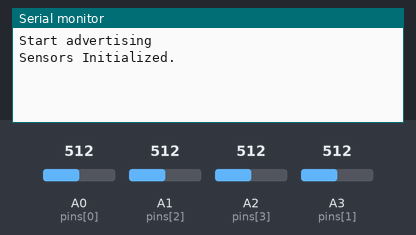
Recording of a sketch running on a simulated nRF52 board. Parts: the last lines printed to the serial monitor. Inputs (shaded band) come from the test bench; at power-on: A0 (pins[0]) = 512, A1 (pins[2]) = 512, A2 (pins[3]) = 512, A3 (pins[1]) = 512 (analog values on the 0–1023 scale). A phone connects over Bluetooth LE 3 s after start.

Above: at 1.2 s.
1.3 s: A0 (pins[0]) set to 716
At 3.4 s:
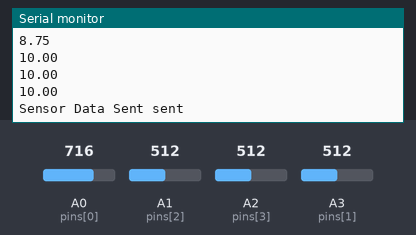
4.3 s: A1 (pins[2]) set to 306
At 4.9 s:
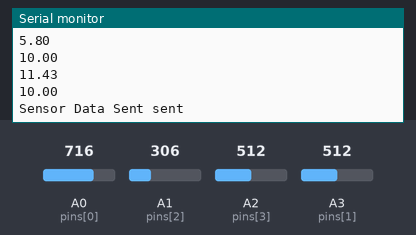
5.8 s: A2 (pins[3]) set to 992
At 6.4 s:
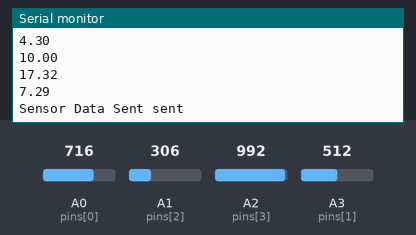
7.3 s: A3 (pins[1]) set to 30
At 7.9 s:
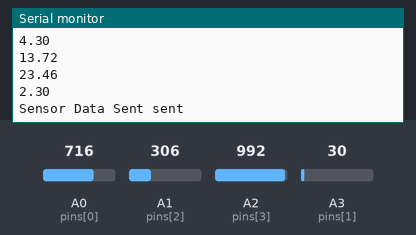
8.8 s: A0 (pins[0]) set to 992
At 9.4 s:
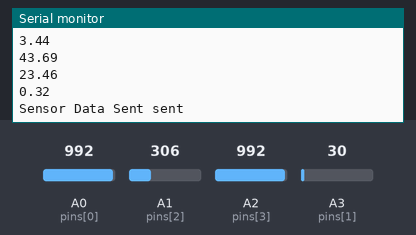
10.3 s: A1 (pins[2]) set to 30
At 11.0 s:
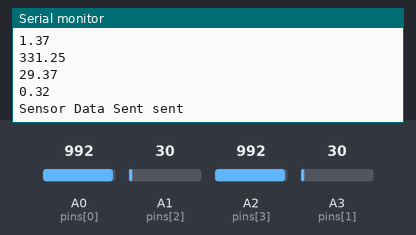
Timing chart, 0 to 12.8 s (numbered marks = the images above; inputs shaded):
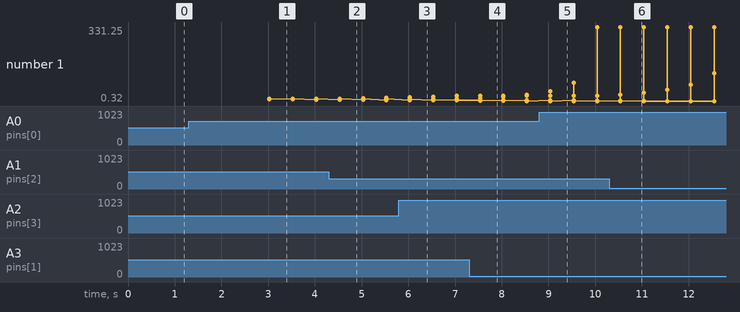

Measured:
- after the input at 1.3 s, the serial monitor: prints a new line after 1.7 s (image 1)
- after the input at 4.3 s, the serial monitor: prints a new line after 0.23 s (image 2)
- after the input at 5.8 s, the serial monitor: prints a new line after 0.23 s (image 3)
- after the input at 7.3 s, the serial monitor: prints a new line after 0.24 s (image 4)
- after the input at 8.8 s, the serial monitor: prints a new line after 0.24 s (image 5)
- after the input at 10.3 s, the serial monitor: prints a new line after 0.24 s (image 6)
- plotted number 1: 10 → 3.61 after the input at 5.8 s

The sketch:

Postura_BLE_GetTrainingData.ino
```cpp
#include <bluefruit.h>
#include <Arduino.h>
#include "sensors.h"

BLEService PostureService = BLEService("a3721400-00b0-4240-ba50-05ca45bf8abc");
BLECharacteristic SensorChar = BLECharacteristic("b3721400-00b0-4240-ba50-05ca45bf8dec");
//Python expects : LT, RT, LB, RB

////looking at it from front
//pin A0 is top right, pin A2 is bottom right
//pin A1 is top left, pin A3 is bottom left

//top left can have connection issue due to wire placement

int pins[NUM_PSENSORS] = {A0, A3, A1, A2};
//                        LT  RT  LB  RB

//looking at it from front
//pin 0 is top right, pin2 is bottom right
//pin 1 is top left, pin 3 is bottom left

//top left can have connection issue due to wire placement

void setup() {
  // put your setup code here, to run once:
  Serial.begin(115200);
  Bluefruit.configUuid128Count(5);
  Bluefruit.begin();
  Bluefruit.setTxPower(4);
  Bluefruit.setName("Postura");
  Bluefruit.Advertising.addName();

  StartBLEservice();

  // Start advertising
  Bluefruit.Periph.setConnectCallback(connect_callback);
  Bluefruit.Periph.setDisconnectCallback(disconnect_callback);
  Bluefruit.Advertising.addService(PostureService);
  Bluefruit.Advertising.start();
  Serial.println("Start advertising");
  PressureSensorSetup(pins);
}

// callback invoked when central connects
void connect_callback(uint16_t conn_handle)
{
  // Get the reference to current connection
  BLEConnection* connection = Bluefruit.Connection(conn_handle);

  char central_name[32] = { 0 };
  connection->getPeerName(central_name, sizeof(central_name));

  Serial.print("Connected to ");
  Serial.println(central_name);
}

void disconnect_callback(uint16_t conn_handle, uint8_t reason)
{
  (void) conn_handle;
  (void) reason;

  Serial.println();
  Serial.print("Disconnected, reason = 0x"); Serial.println(reason, HEX);
}


void StartBLEservice(){
  PostureService.begin();

  SensorChar.setProperties(CHR_PROPS_NOTIFY);
  SensorChar.setPermission(SECMODE_OPEN, SECMODE_NO_ACCESS);
  // 4 int16 = 8 bytes
  SensorChar.setFixedLen(8);
  SensorChar.begin();
}

void loop() {
  // put your main code here, to run repeatedly:

  if (Bluefruit.connected()){
      // the expected data fields are = ["LT", 'RT', 'LB', 'RB']
      //get the data from the sensors
      float readings[NUM_PSENSORS];
      ReadPressureSensors(readings);
      for (int i = 0; i < NUM_PSENSORS; i++) {
          Serial.println(readings[i]);
      }
      int16_t sensor_data[4] = {readings[0],readings[1],readings[2],readings[3]};
      SensorChar.notify(sensor_data, sizeof(sensor_data));
      Serial.println("Sensor Data Sent sent");
  }
  delay(500);
}
```

sensors.cpp
```cpp
#include <Arduino.h>
#include <math.h>
#include "sensors.h"

static const float VCC = 3.3f;
static const float R_FIXED = 10000.0f;

PressureSensor pressureSensors[NUM_PSENSORS];

void PressureSensorSetup(int pins[NUM_PSENSORS])
{
    analogReadResolution(12);
    for (int s = 0; s < NUM_PSENSORS; s++) {
        pressureSensors[s].pin = pins[s];
        pressureSensors[s].sum = 0;
        pressureSensors[s].idx = 0;
        for (int i = 0; i < FILTER_N; i++) {
            uint16_t x = analogRead(pins[s]);
            pressureSensors[s].buf[i] = x;
            pressureSensors[s].sum += x;
            delay(1);
        }
    }
    Serial.println("Sensors Initialized.");
}

static float estimateRsensorOhm(float adcAvg)
{
    float vNode = VCC * adcAvg / 4095.0f;
    if (vNode < 0.001f) return INFINITY;
    float resistance = R_FIXED * (VCC - vNode) / vNode;
    // Anything above 3MΩ is no contact, not a valid pressure reading
    if (resistance > 2000000.0f) return INFINITY;
    return resistance;
}

bool ReadPressureSensors(float out[NUM_PSENSORS])
{
    bool valid = true;
    for (int i = 0; i < NUM_PSENSORS; i++) {
        uint16_t x = analogRead(pressureSensors[i].pin);
        pressureSensors[i].sum -= pressureSensors[i].buf[pressureSensors[i].idx];
        pressureSensors[i].buf[pressureSensors[i].idx] = x;
        pressureSensors[i].sum += x;
        pressureSensors[i].idx = (pressureSensors[i].idx + 1) % FILTER_N;

        float avg = (float)pressureSensors[i].sum / (float)FILTER_N;
        float resistance = estimateRsensorOhm(avg);

        if (!isfinite(resistance)) {
            out[i] = -1.0f;  // sentinel for Python invalid flag
            valid = false;
        } else {
            out[i] = resistance / 1000.0f;  // convert to kΩ
        }
    }
    return valid;
}
```

sensors.h
```cpp
#ifndef SENSORS_H
#define SENSORS_H

#include <Arduino.h>
#include <math.h>
#include <Wire.h>

#define FILTER_N 6
#define NUM_PSENSORS 4

typedef struct{
    int      pin;
    uint16_t buf[FILTER_N];
    uint32_t sum;
    int      idx;
}PressureSensor;

extern PressureSensor pressureSensors[NUM_PSENSORS];

void  PressureSensorSetup(int pins[NUM_PSENSORS]);
bool  ReadPressureSensors(float out[NUM_PSENSORS]);

#endif
```
